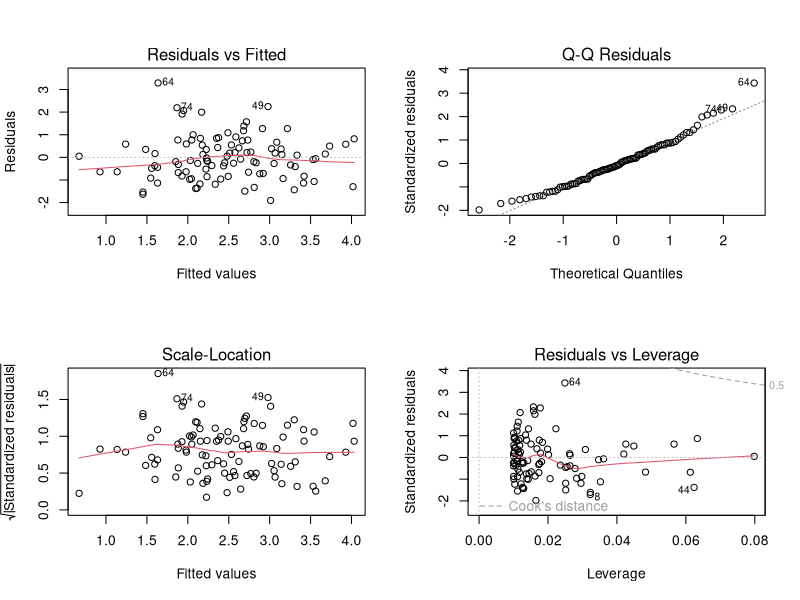

The R source for this figure:
## ---- chunk 1
set.seed(123)
N <- 100
x <- rnorm(N, 0, 1)

alpha_true <- 2.5
beta_true  <- 0.8
sigma_true <- 1.0

y <- alpha_true + beta_true * x + rnorm(N, 0, sigma_true)

df <- data.frame(x, y)
head(df)
## ---- chunk 2
lm_fit <- lm(y ~ x, data = df)
summary(lm_fit)


## ---- chunk 3
confint(lm_fit)
## ---- chunk 4
par(mfrow = c(2, 2))
plot(lm_fit)
par(mfrow = c(1, 1))
## ---- chunk 5
new <- data.frame(x = seq(-2, 2, length.out = 30))

# Confidence interval for the *mean* response
pred_conf <- predict(lm_fit, newdata = new, interval = "confidence", level = 0.95)

# Prediction interval for a *new* observation
pred_pred <- predict(lm_fit, newdata = new, interval = "prediction", level = 0.95)

head(pred_conf)
head(pred_pred)
## ---- chunk 6
library(ggplot2)

pred_df <- cbind(new, as.data.frame(pred_conf))
names(pred_df) <- c("x", "fit", "lwr", "upr")

# ggplot(df, aes(x, y)) +
#   geom_point(alpha = 0.7) +
#   geom_line(data = pred_df, aes(x, fit)) +
#   geom_ribbon(
#     data = pred_df,
#     aes(x = x, ymin = lwr, ymax = upr),
#     alpha = 0.2
#   ) +
#   labs(
#     title = "Frequentist Linear Regression (lm)",
#     subtitle = "Fitted line with 95% confidence band for mean response"
#   )

